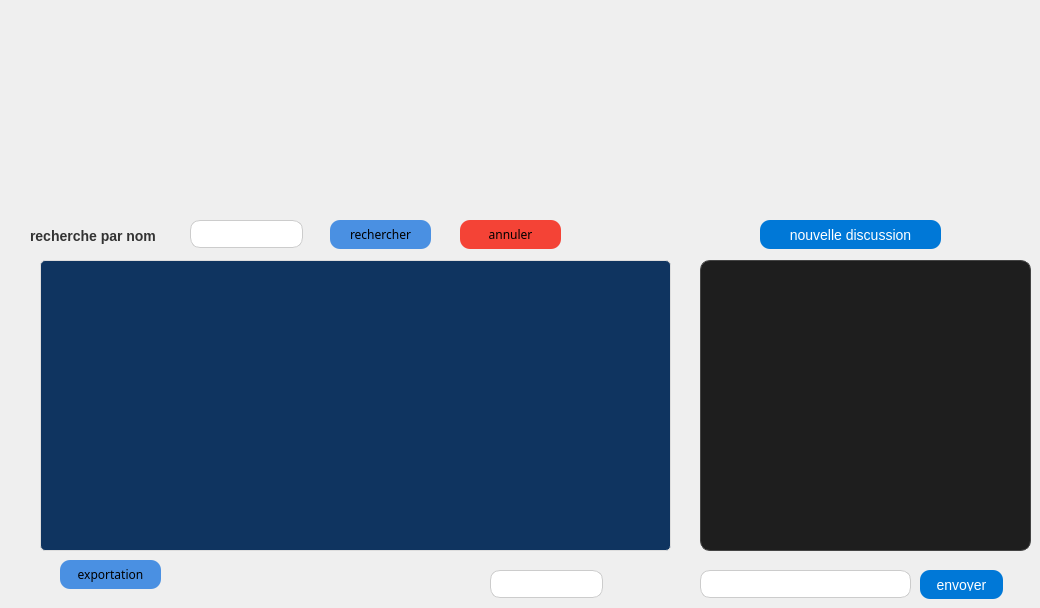
      <widget class="QWidget" name="affichage">
       <attribute name="title">
        <string>affichage</string>
       </attribute>
       <widget class="QLineEdit" name="lineEditRechercheNom">
        <property name="geometry">
         <rect>
          <x>190</x>
          <y>220</y>
          <width>113</width>
          <height>28</height>
         </rect>
        </property>
        <property name="styleSheet">
         <string notr="true">QLineEdit {
    background-color: #ffffff;
    color: #333333;
    font-family: &quot;Segoe UI&quot;, sans-serif;
    font-size: 14px;
    border: 1px solid #cccccc;
    border-radius: 10px;
    padding: 6px;
}

QLineEdit:focus {
    border: 1px solid #0078d7;
}
</string>
        </property>
        <property name="inputMask">
         <string/>
        </property>
       </widget>
       <widget class="QPushButton" name="recherche">
        <property name="geometry">
         <rect>
          <x>330</x>
          <y>220</y>
          <width>101</width>
          <height>29</height>
         </rect>
        </property>
        <property name="font">
         <font>
          <family>Segoe Print</family>
         </font>
        </property>
        <property name="focusPolicy">
         <enum>Qt::FocusPolicy::NoFocus</enum>
        </property>
        <property name="styleSheet">
         <string notr="true">color: rgb(0, 0, 0);
background-color: #4A90E2
;
border-radius:10px;</string>
        </property>
        <property name="text">
         <string>rechercher</string>
        </property>
       </widget>
       <widget class="QPushButton" name="pushButtonExporter">
        <property name="geometry">
         <rect>
          <x>60</x>
          <y>560</y>
          <width>101</width>
          <height>29</height>
         </rect>
        </property>
        <property name="font">
         <font>
          <family>Segoe Print</family>
         </font>
        </property>
        <property name="focusPolicy">
         <enum>Qt::FocusPolicy::NoFocus</enum>
        </property>
        <property name="styleSheet">
         <string notr="true">color: rgb(0, 0, 0);
background-color: #4A90E2
;
border-radius:10px;</string>
        </property>
        <property name="text">
         <string>exportation</string>
        </property>
       </widget>
       <widget class="QTableView" name="tableView1">
        <property name="geometry">
         <rect>
          <x>40</x>
          <y>260</y>
          <width>631</width>
          <height>291</height>
         </rect>
        </property>
        <property name="styleSheet">
         <string notr="true">QTableView {
    border: 1px solid #dddddd;             /* Bordure légère */
    border-radius: 5px;                    /* Coins arrondis */
    background-color: #0f3460;             /* Couleur de fond personnalisée en bleu foncé */
    font-size: 12px;                       /* Taille de police */
    padding: 5px;                          /* Espacement interne */
    color: white;                          /* Couleur du texte blanc pour contraste */
}

QTableView::item {
    padding: 5px;
    color: white;                          /* Assurer que le texte dans les items est visible */
}

QTableView::item:selected {
    background-color: #3d8eb9;             /* Couleur de fond de la sélection */
    color: white;                          /* Couleur du texte sélectionné en blanc */
}

QHeaderView::section {
    background-color: #1e2a47;             /* Couleur de fond légèrement plus claire pour les en-têtes */
    padding: 5px;
    font-weight: bold;                     /* Police en gras pour les en-têtes */
    border: 1px solid #cccccc;             /* Bordure autour des en-têtes */
    color: white;                          /* Couleur du texte dans les en-têtes */
}

QTableView QTableCornerButton::section {
    background-color: #1e2a47;             /* Couleur du coin en haut à gauche pour correspondre aux en-têtes */
    color: white;                          /* Texte blanc pour le coin */
}
</string>
        </property>
       </widget>
       <widget class="QLabel" name="label_16">
        <property name="geometry">
         <rect>
          <x>30</x>
          <y>220</y>
          <width>141</width>
          <height>31</height>
         </rect>
        </property>
        <property name="styleSheet">
         <string notr="true">QLabel {
    font-size: 14px; /* Taille de la police */
    font-weight: bold; /* Texte en gras */
    color: #333333; /* Couleur du texte gris foncé */
}</string>
        </property>
        <property name="text">
         <string>recherche par nom</string>
        </property>
       </widget>
       <widget class="QPushButton" name="annuler_recherche">
        <property name="geometry">
         <rect>
          <x>460</x>
          <y>220</y>
          <width>101</width>
          <height>29</height>
         </rect>
        </property>
        <property name="font">
         <font>
          <family>Segoe Print</family>
         </font>
        </property>
        <property name="focusPolicy">
         <enum>Qt::FocusPolicy::NoFocus</enum>
        </property>
        <property name="styleSheet">
         <string notr="true">color: rgb(0, 0, 0);
background-color: #f44336;
;
border-radius:10px;</string>
        </property>
        <property name="text">
         <string>annuler</string>
        </property>
       </widget>
       <widget class="QWidget" name="chartContainer" native="true">
        <property name="geometry">
         <rect>
          <x>520</x>
          <y>10</y>
          <width>431</width>
          <height>201</height>
         </rect>
        </property>
       </widget>
       <widget class="QWidget" name="chartContainerContrats" native="true">
        <property name="geometry">
         <rect>
          <x>70</x>
          <y>10</y>
          <width>421</width>
          <height>201</height>
         </rect>
        </property>
       </widget>
       <widget class="QTextEdit" name="conversationTextEdit">
        <property name="geometry">
         <rect>
          <x>700</x>
          <y>260</y>
          <width>331</width>
          <height>291</height>
         </rect>
        </property>
        <property name="styleSheet">
         <string notr="true">QTextEdit {
    background-color: #1e1e1e;   /* Fond noir/gris foncé */
    color: #f0f0f0;              /* Texte clair */
    font-family: &quot;Segoe UI&quot;, sans-serif;
    font-size: 14px;
    border: 1px solid #444444;
    border-radius: 10px;
    padding: 10px;
}
</string>
        </property>
        <property name="html">
         <string>&lt;!DOCTYPE HTML PUBLIC &quot;-//W3C//DTD HTML 4.0//EN&quot; &quot;http://www.w3.org/TR/REC-html40/strict.dtd&quot;&gt;
&lt;html&gt;&lt;head&gt;&lt;meta name=&quot;qrichtext&quot; content=&quot;1&quot; /&gt;&lt;meta charset=&quot;utf-8&quot; /&gt;&lt;style type=&quot;text/css&quot;&gt;
p, li { white-space: pre-wrap; }
hr { height: 1px; border-width: 0; }
li.unchecked::marker { content: &quot;\2610&quot;; }
li.checked::marker { content: &quot;\2612&quot;; }
&lt;/style&gt;&lt;/head&gt;&lt;body style=&quot; font-family:'Segoe UI','sans-serif'; font-size:14px; font-weight:400; font-style:normal;&quot;&gt;
&lt;p style=&quot;-qt-paragraph-type:empty; margin-top:0px; margin-bottom:0px; margin-left:0px; margin-right:0px; -qt-block-indent:0; text-indent:0px; font-family:'Segoe UI'; font-size:9pt;&quot;&gt;&lt;br /&gt;&lt;/p&gt;&lt;/body&gt;&lt;/html&gt;</string>
        </property>
       </widget>
       <widget class="QLineEdit" name="inputLineEdit">
        <property name="geometry">
         <rect>
          <x>700</x>
          <y>570</y>
          <width>211</width>
          <height>28</height>
         </rect>
        </property>
        <property name="styleSheet">
         <string notr="true">QLineEdit {
    background-color: #ffffff;
    color: #333333;
    font-family: &quot;Segoe UI&quot;, sans-serif;
    font-size: 14px;
    border: 1px solid #cccccc;
    border-radius: 10px;
    padding: 6px;
}

QLineEdit:focus {
    border: 1px solid #0078d7;
}
</string>
        </property>
        <property name="inputMask">
         <string/>
        </property>
       </widget>
       <widget class="QPushButton" name="sendButton">
        <property name="geometry">
         <rect>
          <x>920</x>
          <y>570</y>
          <width>83</width>
          <height>29</height>
         </rect>
        </property>
        <property name="styleSheet">
         <string notr="true">QPushButton {
    background-color: #0078d7;
    color: white;
    border: none;
    border-radius: 10px;
    padding: 8px 16px;
    font-size: 14px;
}

QPushButton:hover {
    background-color: #005fa1;
}

QPushButton:pressed {
    background-color: #004d80;
}
</string>
        </property>
        <property name="text">
         <string>envoyer</string>
        </property>
       </widget>
       <widget class="QPushButton" name="nouvelle_disccusion">
        <property name="geometry">
         <rect>
          <x>760</x>
          <y>220</y>
          <width>181</width>
          <height>29</height>
         </rect>
        </property>
        <property name="styleSheet">
         <string notr="true">QPushButton {
    background-color: #0078d7;
    color: white;
    border: none;
    border-radius: 10px;
    padding: 8px 16px;
    font-size: 14px;
}

QPushButton:hover {
    background-color: #005fa1;
}

QPushButton:pressed {
    background-color: #004d80;
}
</string>
        </property>
        <property name="text">
         <string>nouvelle discussion</string>
        </property>
       </widget>
       <widget class="QLineEdit" name="statusBar_2">
        <property name="geometry">
         <rect>
          <x>490</x>
          <y>570</y>
          <width>113</width>
          <height>28</height>
         </rect>
        </property>
        <property name="styleSheet">
         <string notr="true">QLineEdit {
    background-color: #ffffff;
    color: #333333;
    font-family: &quot;Segoe UI&quot;, sans-serif;
    font-size: 14px;
    border: 1px solid #cccccc;
    border-radius: 10px;
    padding: 6px;
}

QLineEdit:focus {
    border: 1px solid #0078d7;
}
</string>
        </property>
        <property name="inputMask">
         <string/>
        </property>
       </widget>
      </widget>
